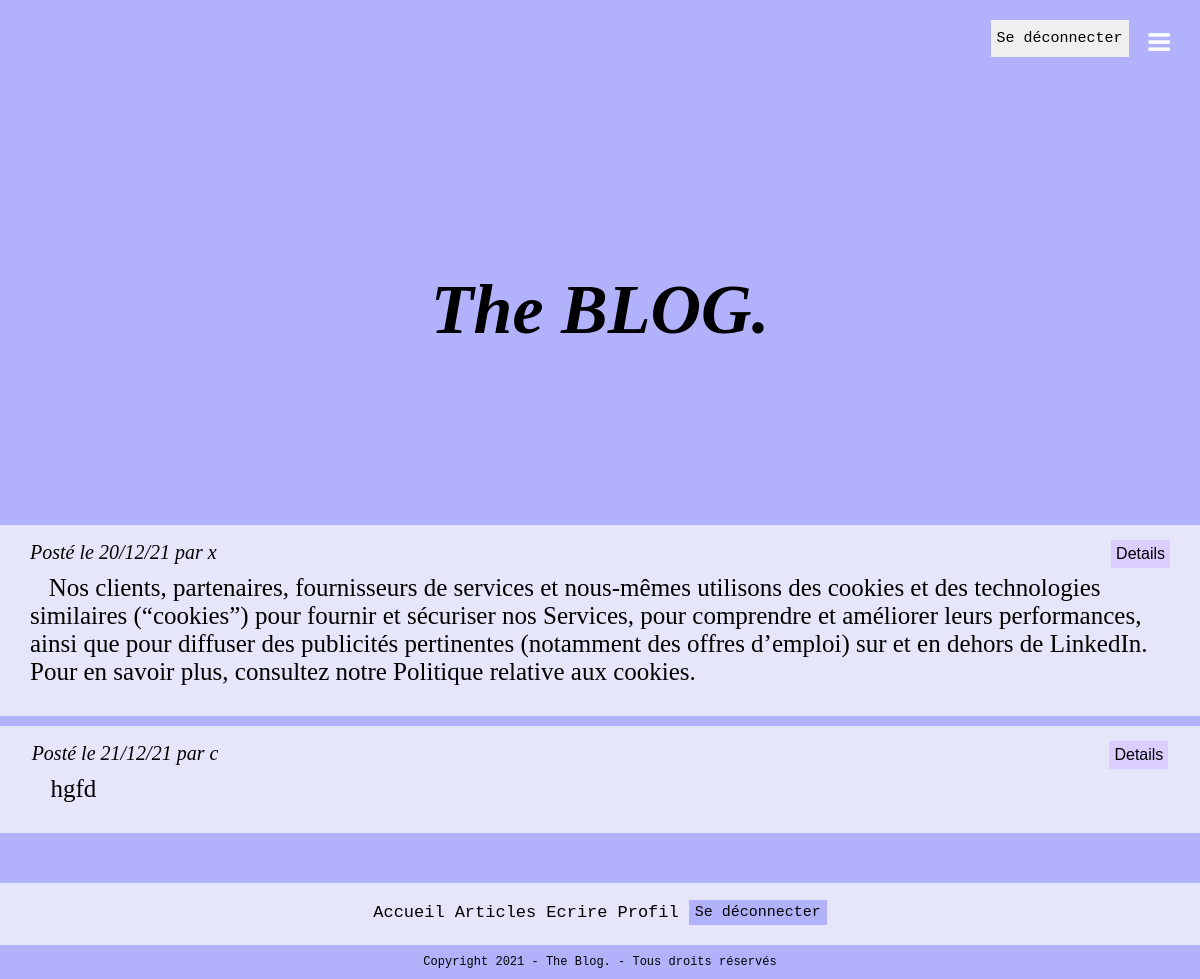
The page /index.php (signed in) on the database its author committed.
### tables this page shows
CREATE TABLE `articles` (
  `id` int(11) NOT NULL,
  `article` text NOT NULL,
  `id_utilisateur` int(11) NOT NULL,
  `id_categorie` int(11) NOT NULL,
  `date` timestamp NOT NULL DEFAULT CURRENT_TIMESTAMP ON UPDATE CURRENT_TIMESTAMP
);

CREATE TABLE `utilisateurs` (
  `id` int(11) NOT NULL,
  `login` varchar(255) NOT NULL,
  `password` varchar(255) NOT NULL,
  `email` varchar(255) NOT NULL,
  `id_droits` int(11) NOT NULL
);

### index.php (the view, shortened to what this page needs)
<!DOCTYPE html>
<html>
 <head>
  <?php include "head.php";?>
 </head>
 <body>
  <header>
    <?php include "header.php";?>
  </header>
  <main>
  <h1 class="title"><i>The BLOG.  </i></h1>
  <div class='index_articles'>
<?php
include "db_link.php";
$sql = "SELECT * FROM articles";
$query = $conn->query($sql);
$articles = $query->fetch_all();
$sql = "SELECT utilisateurs.id, utilisateurs.login FROM utilisateurs INNER JOIN articles ON articles.id_utilisateur = articles.id" ;
$query = $conn->query($sql);
$users = $query->fetch_all();
foreach(array_reverse($articles) as $article){
  echo "<div class ='ArtC'>
          <article>";
  foreach($users as $user){
    if ($article[2] == $user[0]){
      $uname = $user[1];
    }
  }
  $date = date_create($article[4]);
  $date = date_format($date, 'd/m/y');
  echo "
  <div class='articles_container'>
    <div class='info_article'>
      <div class='post_info'> Posté le $date par $uname</br>
      </div>
      <div class='read_more'>
        <form action = 'article.php' method = 'get'> <button name ='id' type='submit' value ='$article[0]'> Details </button>
          </form>
      </div>
    </div>
    <div class='ABody'> &nbsp&nbsp $article[1]</div>
  </div>
  </div>
  </article>
  ";
}
?>
  </div>
  </main>
  <footer>
    <?php include "footer.php";?>
  </footer>
</body>
</html>

### style.css (style rules this page uses)
* { box-sizing: border-box; margin : 0; }
body { background-color: rgb(177, 177, 252); font-family : Georgia, serif; font-size : 25px; }
main { display : flex; flex-direction : column; }
header { display : flex; flex-direction: row; justify-content: flex-end; align-items: flex-end; gap : 20px; padding : 30px; }
.post_info { width : 100%; font-style : italic; }
.read_more { width: 100px; }
.title { display : flex; flex-direction: column; justify-content: center; align-items:center; height: 430px; font-size : 70px; }
footer { font-size : 10px; }
.index_articles { display : flex; flex-direction :column; gap : 10px; }
.index_articles article { background-color : lavender; width : 1200px; display : flex ; flex-direction: column; justify-content: center; align-items:center; box-sizing: border-box; padding: 30px; }
main { display : flex; flex-direction : column; justify-content: center; align-items: center; }
.info_article { display :flex; flex-direction : row; justify-content: flex-start; align-items: flex-start; width : 100%; gap : 850px; font-size : 20px; line-height : 35px; padding-bottom : 4px; margin-top : -20px; }
.info_article button { border :none; font-size : 16px; padding : 5px; background-color:rgb(217, 206, 255); cursor : pointer; }

### rows shown on the page
articles: date "20/12/21", id_utilisateur.login "x", $article[0] 1 (drawn), article "Nos clients, partenaires, fournisseurs de services et nous-mêmes utilisons des cookies et des technologies similaires (“cookies”) pour fournir et sécuriser nos Services, pour comprendre et améliorer leurs performances, ainsi que pour diffuser des publicités pertinentes (notamment des offres d’emploi) sur et en dehors de LinkedIn. Pour en savoir plus, consultez notre Politique relative aux cookies."
articles: date "21/12/21", id_utilisateur.login "c", $article[0] 9 (drawn), article "hgfd"
